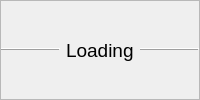
                    <widget class="QFrame" name="frame_78">
                     <property name="frameShape">
                      <enum>QFrame::StyledPanel</enum>
                     </property>
                     <property name="frameShadow">
                      <enum>QFrame::Raised</enum>
                     </property>
                     <layout class="QHBoxLayout" name="horizontalLayout_68">
                      <property name="leftMargin">
                       <number>0</number>
                      </property>
                      <property name="topMargin">
                       <number>0</number>
                      </property>
                      <property name="rightMargin">
                       <number>0</number>
                      </property>
                      <property name="bottomMargin">
                       <number>0</number>
                      </property>
                      <item>
                       <widget class="Line" name="line_30">
                        <property name="frameShadow">
                         <enum>QFrame::Raised</enum>
                        </property>
                        <property name="orientation">
                         <enum>Qt::Horizontal</enum>
                        </property>
                       </widget>
                      </item>
                      <item>
                       <widget class="QLabel" name="label_95">
                        <property name="sizePolicy">
                         <sizepolicy hsizetype="Maximum" vsizetype="Preferred">
                          <horstretch>0</horstretch>
                          <verstretch>0</verstretch>
                         </sizepolicy>
                        </property>
                        <property name="font">
                         <font>
                          <pointsize>14</pointsize>
                         </font>
                        </property>
                        <property name="frameShape">
                         <enum>QFrame::NoFrame</enum>
                        </property>
                        <property name="frameShadow">
                         <enum>QFrame::Raised</enum>
                        </property>
                        <property name="text">
                         <string>Loading</string>
                        </property>
                       </widget>
                      </item>
                      <item>
                       <widget class="Line" name="line_22">
                        <property name="frameShadow">
                         <enum>QFrame::Raised</enum>
                        </property>
                        <property name="orientation">
                         <enum>Qt::Horizontal</enum>
                        </property>
                       </widget>
                      </item>
                     </layout>
                    </widget>
